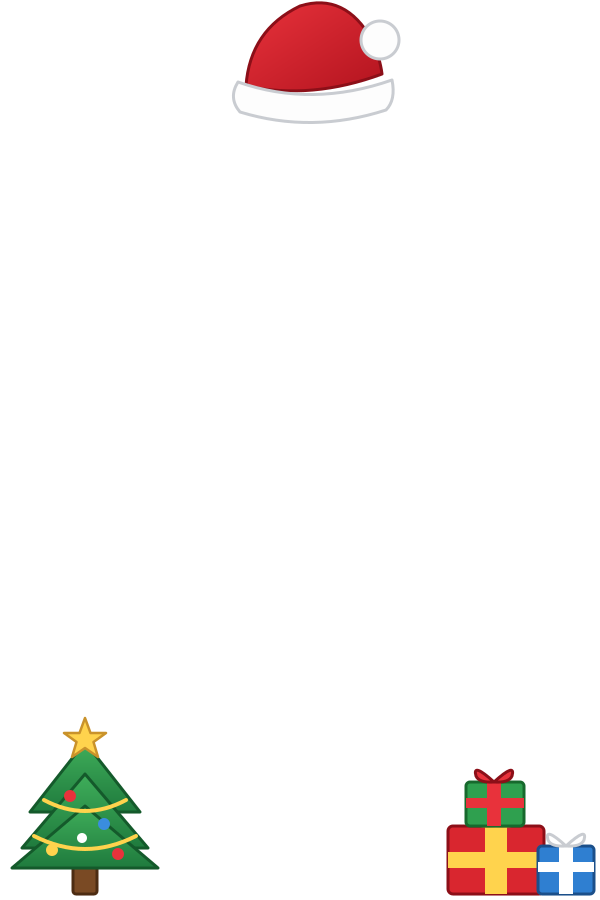
#> input picture assets/christmas_overlay.png, 600 x 900 px, given in place of art.png, which was not available
$ python build_default_art.py
#> lines starting #> are read from the running program, lines starting #| are printed output that depends on the picture
#!/usr/bin/env python3
# SPDX-License-Identifier: GPL-3.0-or-later
# Copyright (C) 2026 Diego Bergonsi. Part of steam-case-covers: https://github.com/diegobergonsi/steam-case-covers
"""Maintainers only: render assets/default_art.png (600x900) from tools/src/default_art.svg.
The window uses this original artwork to preview the case colour before any game's art has been downloaded.
Needs rsvg-convert (librsvg) and Pillow. Users of the engine do NOT need this: default_art.png is committed."""
import os, subprocess, tempfile
from PIL import Image

HERE = os.path.dirname(os.path.abspath(__file__))
SRC = os.path.join(HERE, "src")
OUT = os.path.join(HERE, "..", "assets", "default_art.png")

with tempfile.TemporaryDirectory() as tmp:
    conf = os.path.join(tmp, "fc.conf")
    with open(conf, "w") as f:
        f.write(f'<?xml version="1.0"?><fontconfig><include ignore_missing="yes">/etc/fonts/fonts.conf</include><dir>{SRC}/fonts</dir></fontconfig>')
    png = os.path.join(tmp, "art.png")
    subprocess.run(["rsvg-convert", "-w", "600", "-h", "900", "-o", png, os.path.join(SRC, "default_art.svg")], check=True,
                   env={**os.environ, "FONTCONFIG_FILE": conf}, stderr=subprocess.DEVNULL)
#> (this line was passed over: subprocess is not available in this run)
    Image.open(png).convert("RGB").save(OUT, format="PNG", optimize=True)
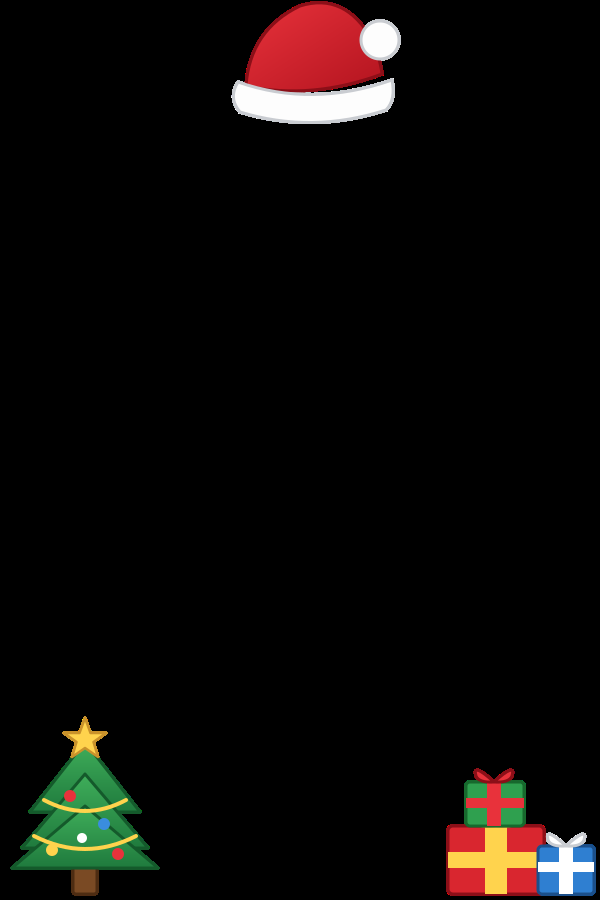
#> saved as default_art.png: PIL image 600x900 RGB; mean R, G, B 12.1, 9.4, 7.5
print("wrote", os.path.normpath(OUT))

$ run again, on assets/family_corner.png
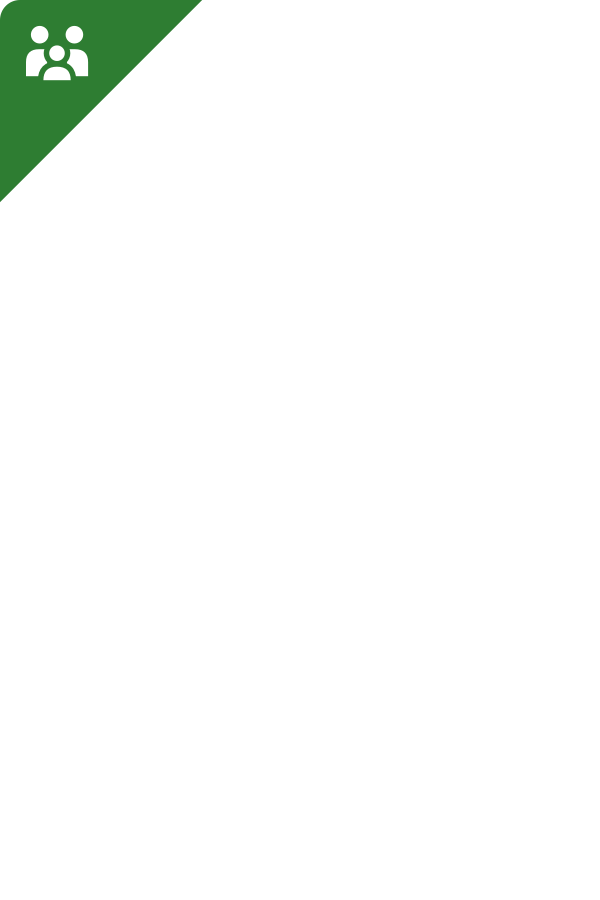
#> input picture assets/family_corner.png, 600 x 900 px, given in place of art.png, which was not available
#> `Image.open(png).convert("RGB").save(OUT, format="PNG", optimize=True)`:
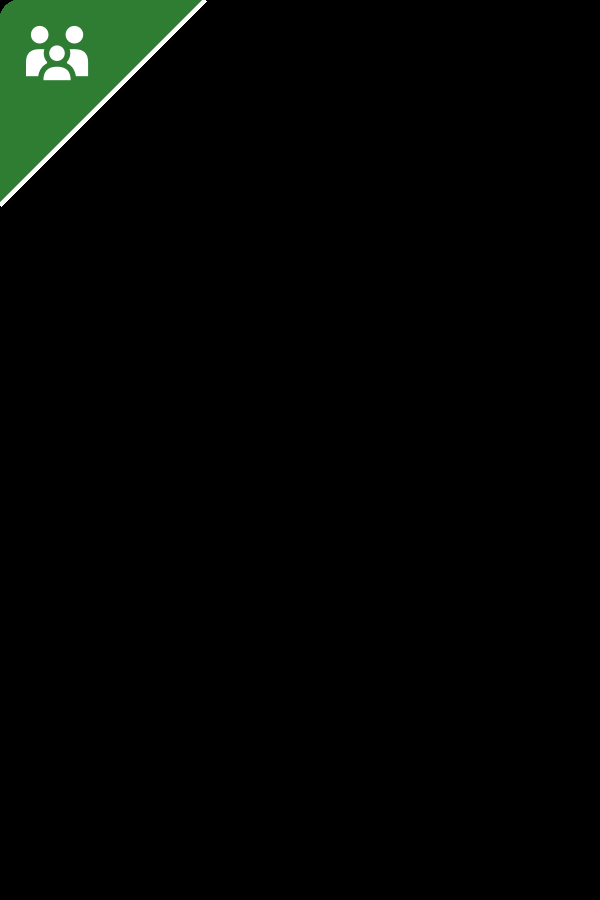
#> saved as default_art.png: PIL image 600x900 RGB; mean R, G, B 3.1, 5.8, 3.2
